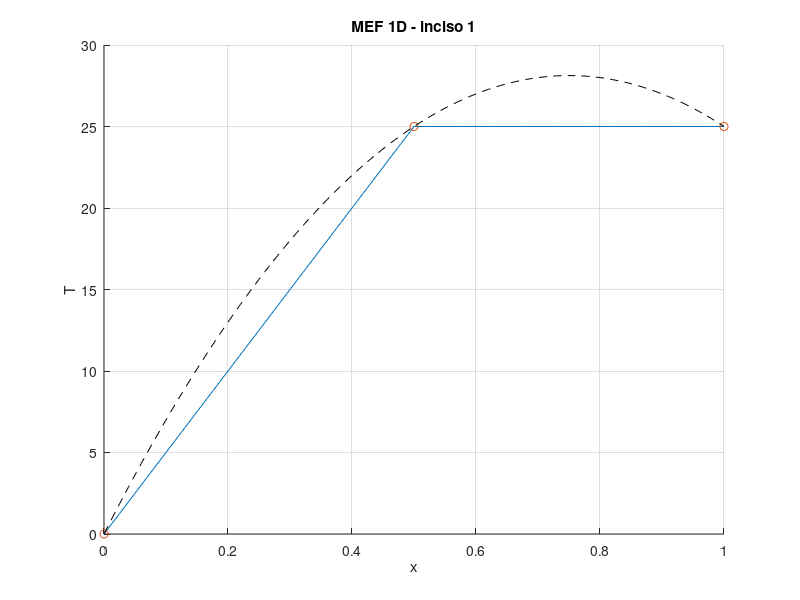

Write the MATLAB code that produced this figure.
close all; clear all; more off;

% Problema modelo 1D:
%   rho*cp*dT/dt - k*d2T/dx2 + c*T = G,   0 <= x <= 1,  t >= 0
%   T(0,t) = 0                                  (Dirichlet)
%   dT/dx(1,t) = -T(1,t)  <=>  -k*dT/dn = h*(T - T_inf), h = k = 1, T_inf = 0  (Robin)
%   T(x,0) = 10*x*(1-x)^2                       (condición inicial)
%
% Galerkin con T(x) = sum_j N_j(x)*T_j:
%   rho*cp*C*dT/dt + K*T = F
%   K_ij = int( k*dN_i/dx*dN_j/dx + c*N_i*N_j dx ) + h*N_i*N_j|_rob
%   C_ij = int( N_i*N_j dx )
%   F_i  = int( N_i*G dx ) + h*T_inf*N_i|_rob - q*N_i|_neu + Q*N_i|_pun
%
% Matrices elementales exactas (le = longitud del elemento):
%   Lineal:     K = k/le*[1 -1; -1 1]
%               C = le/6*[2 1; 1 2]
%               F = G*le/2*[1; 1]
%   Cuadrático: K = k/(3*le)*[7 -8 1; -8 16 -8; 1 -8 7]
%               C = le/30*[4 2 -1; 2 16 2; -1 2 4]
%               F = G*le/6*[1; 4; 1]
%
% Esquemas temporales:
%   Explícito:  rho*cp*C*(T^{n+1} - T^n)/dt + K*T^n = F
%   Implícito:  (rho*cp/dt*C + K)*T^{n+1} = F + rho*cp/dt*C*T^n

% Inciso: [1] 2 elementos lineales, estacionario
%         [2] 1 elemento cuadrático, estacionario
%         [3] 2 elementos lineales, implícito con dt = 0.1 (1 iteración)
inciso = 1;

xnode = [
  0.0000000000000000;
  0.5000000000000000;
  1.0000000000000000;
];

% Conectividad: 2 columnas => elemento lineal, 3 columnas => cuadrático
% (nodos del elemento cuadrático ordenados [izquierdo, central, derecho])
if inciso == 2
    icone = [
           1,      2,      3;
    ];
else
    icone = [
           1,      2;
           2,      3;
    ];
end

% nodo, valor de T
DIR = [
       1, 0.0000000000000000;
];

% nodo, q = -k*dT/dn (flujo saliente, n normal exterior)
NEU = [
];

% nodo, h, T_inf  (-k*dT/dn = h*(T - T_inf), n normal exterior)
ROB = [
       3, 1.0000000000000000, 0.0000000000000000;
];

% nodo, fuente puntual Q
PUN = [
];

disp('---------------------------------------------------------------');
disp('Inicializando modelo de datos...');

model.nnodes = size(xnode,1);
model.nelem = size(icone,1);

model.k = 1.0000000000000000;
model.c = 0.0000000000000000;

model.G = [
  100.0000000000000000;
  100.0000000000000000;
];
model.G = model.G(1:model.nelem);

% Esquema Temporal: [0] Explícito, [1] Implícito, [X] Estacionario
if inciso == 3
    model.ts = 1;
else
    model.ts = 2;
end

% Parámetros para esquemas temporales
model.rho = 1.0000000000000000;
model.cp = 1.0000000000000000;
model.dt = 0.1000000000000000;
model.maxit =            1;
model.tol = 1.000000e-05;

% Condición inicial
model.PHI_n = 10*xnode.*(1-xnode).^2;

% Solución exacta para comparar ([] para no graficarla)
% Estacionario: -T'' = 100, T(0) = 0, T'(1) = -T(1)  =>  T = -50x^2 + 75x
if model.ts == 0 || model.ts == 1
    exact = [];
else
    exact = @(x) -50*x.^2 + 75*x;
end

disp('Iniciando el método numérico...');

% Funciones de forma en coordenada natural s en [-1,1]
nen = size(icone,2);
if nen == 2
    shape = @(s) [(1-s)/2, (1+s)/2];
    dshape = @(s) [-1/2, 1/2];
else
    shape = @(s) [s*(s-1)/2, 1-s^2, s*(s+1)/2];
    dshape = @(s) [s-1/2, -2*s, s+1/2];
end

% Cuadratura de Gauss de 3 puntos (exacta hasta grado 5)
gp = [-sqrt(3/5), 0, sqrt(3/5)];
w = [5/9, 8/9, 5/9];

K = zeros(model.nnodes);
C = zeros(model.nnodes);
F = zeros(model.nnodes,1);

% Ensamble de las matrices y vectores del sistema
for e = 1 : model.nelem
    elem = icone(e,:);
    nodes = xnode(elem);

    localK = zeros(nen);
    localC = zeros(nen);
    localF = zeros(nen,1);
    for p = 1 : numel(gp)
        N = shape(gp(p));
        dNds = dshape(gp(p));
        J = dNds*nodes; % dx/ds
        dNdx = dNds/J;
        localK = localK + w(p)*(model.k*(dNdx'*dNdx) + model.c*(N'*N))*abs(J);
        localC = localC + w(p)*(N'*N)*abs(J);
        localF = localF + w(p)*N'*model.G(e)*abs(J);
    end

    K(elem,elem) = K(elem,elem) + localK;
    C(elem,elem) = C(elem,elem) + localC;
    F(elem) = F(elem) + localF;

    fprintf('\nElemento %d, nodos %s:\n', e, mat2str(elem));
    disp('localK ='); disp(rats(localK));
    disp('localC ='); disp(rats(localC));
    disp('localF ='); disp(rats(localF));
end

% Ensamble de nodos frontera Neumann: F_P = F_P - q
for i = 1 : size(NEU,1)
    P = NEU(i,1);
    F(P) = F(P) - NEU(i,2);
end

% Ensamble de nodos frontera Robin: K_PP = K_PP + h, F_P = F_P + h*T_inf
for i = 1 : size(ROB,1)
    P = ROB(i,1);
    K(P,P) = K(P,P) + ROB(i,2);
    F(P) = F(P) + ROB(i,2)*ROB(i,3);
end

% Ensamble de nodos con fuentes puntuales: F_P = F_P + Q
for i = 1 : size(PUN,1)
    P = PUN(i,1);
    F(P) = F(P) + PUN(i,2);
end

disp(' ');
disp('Sistema global antes de Dirichlet (K*T = F):');
disp('K ='); disp(rats(K));
disp('C ='); disp(rats(C));
disp('F ='); disp(rats(F));

% Ensamble de nodos frontera Dirichlet: se reemplaza la ecuación por T_P = valor
isdir = false(model.nnodes,1);
if ~isempty(DIR)
    P = DIR(:,1);
    isdir(P) = true;
    K(P,:) = 0;
    K(sub2ind(size(K),P,P)) = 1;
    F(P) = DIR(:,2);
end

disp('Sistema global con Dirichlet:');
disp('K ='); disp(rats(K));
disp('F ='); disp(rats(F));

% Resolución del sistema lineal de ecuaciones
if model.ts == 0 || model.ts == 1
    disp('Iniciando esquemas temporales...');
    dt = model.dt;
    phi_n = model.PHI_n(:);

    if model.ts == 0
        % Explícito: en nodos Dirichlet la fila de M es a*identidad, así T = F allí
        a = dt/(model.rho*model.cp);
        M = C;
        M(isdir,:) = 0;
        M(sub2ind(size(M),find(isdir),find(isdir))) = a;
    else
        % Implícito: se anulan las filas de M en nodos Dirichlet para que T = F allí
        M = model.rho*model.cp/dt*C;
        M(isdir,:) = 0;
        A = M + K;
        disp('Sistema implícito (rho*cp/dt*C + K)*T^{n+1} = F + rho*cp/dt*C*T^n:');
        disp('A ='); disp(rats(A));
        disp('b (primera iteración) ='); disp(rats(F + M*phi_n));
    end

    PHI = zeros(model.nnodes,model.maxit+1);
    PHI(:,1) = phi_n;

    nit = 0;
    for n = 1 : model.maxit
        if model.ts == 0
            phi = M\(a*(F - K*phi_n) + M*phi_n);
        else
            phi = A\(F + M*phi_n);
        end

        % Error relativo entre las últimas dos iteraciones
        err = norm(phi-phi_n,2)/norm(phi,2);

        phi_n = phi;
        nit = n;
        PHI(:,n+1) = phi;

        if err < model.tol
            break; % convergencia a estado estacionario
        end
    end
    PHI = PHI(:,1:nit+1);
else
    disp('Resolución del sistema de ecuaciones...');
    PHI = K\F;
end

disp('Finalizada la ejecución del método numérico.');

disp('---------------------------------------------------------------');
disp('Iniciando el post-procesamiento...');

% Temperatura nodal: columna 1 = x, resto = T en cada paso temporal
disp('    x         T');
disp([xnode, PHI]);

% Interpolación con las funciones de forma dentro de cada elemento
s = linspace(-1,1,21);
figure; hold on; grid on;
for n = 1 : size(PHI,2)
    xs = [];
    Ts = [];
    for e = 1 : model.nelem
        elem = icone(e,:);
        for j = 1 : numel(s)
            N = shape(s(j));
            xs(end+1) = N*xnode(elem);
            Ts(end+1) = N*PHI(elem,n);
        end
    end
    plot(xs,Ts,'-');
    plot(xnode,PHI(:,n),'o');
end
if ~isempty(exact)
    xe = linspace(min(xnode),max(xnode),101);
    plot(xe,exact(xe),'k--');
end
xlabel('x'); ylabel('T');
title(sprintf('MEF 1D - inciso %d', inciso));

disp('Finalizado el post-procesamiento.');
